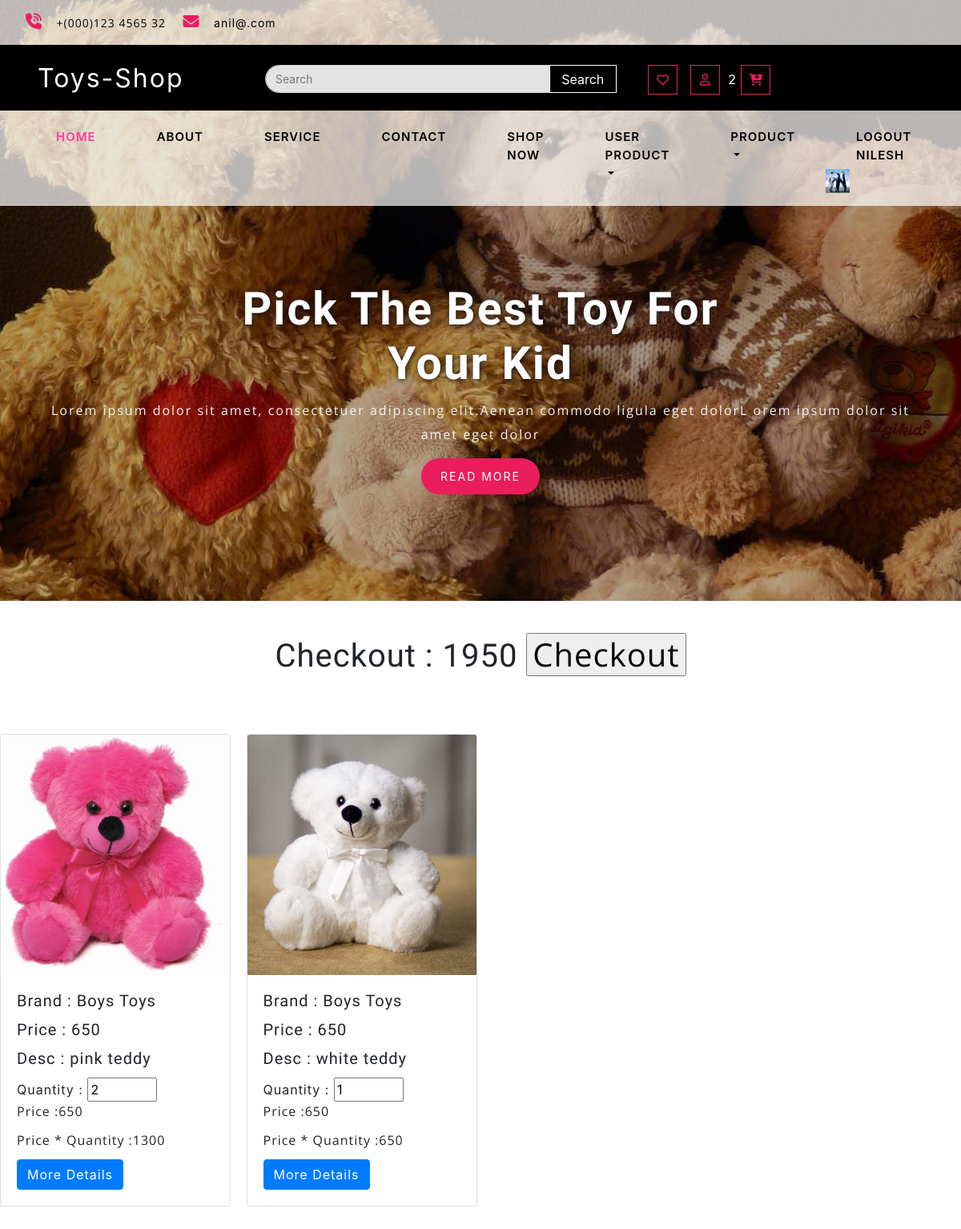
Screenshot of /mycart/ (signed in) with the database file from the repository.
### myapp/models.py (models this page shows, shortened)
class Register(models.Model):
	fname=models.CharField(max_length=100)
	lname=models.CharField(max_length=100)
	email=models.CharField(max_length=100)
	password=models.CharField(max_length=100)
	phone=models.CharField(max_length=100)
	address=models.TextField()
	status=models.CharField(max_length=100,default="inactive")
	usertype=models.CharField(max_length=100,default="user")
	image=models.ImageField(upload_to="image/",blank=True,null=True,default="")

class Cart(models.Model):
	user=models.ForeignKey(Register,on_delete=models.CASCADE)
	product=models.ForeignKey(Product,on_delete=models.CASCADE)
	date=models.DateTimeField(default=timezone.now)
	qty=models.IntegerField(default=1)
	price=models.IntegerField()
	total_price=models.IntegerField()

class Product(models.Model):
	BRANDS=(
			('Kids Toys','Kids Toys'),
			('Dolly','Dolly'),
			('Boys Toys','Boys Toys'),
			('Barbie','Barbie'),
		)
	saller=models.ForeignKey(Register,on_delete=models.CASCADE)
	product_brand=models.CharField(max_length=100,choices=BRANDS)
	product_price=models.IntegerField()
	product_desc=models.TextField()
	product_image=models.ImageField(upload_to="product_image",default="")

### myapp/views.py (the view)
# urls.py: path('mycart/',views.mycart,name='mycart'),
def mycart(request):
	net_price=0
	user=Register.objects.get(email=request.session['email'])
	carts=Cart.objects.filter(user=user)
	for i in carts:
		net_price=net_price+int(i.total_price)
	request.session['cart_count']=len(carts)
	return render(request,'mycart.html',{'carts':carts,'net_price':net_price})

### myapp/templates/mycart.html (shortened to what this page needs)
{% include 'hearder.html' %}
	<center>
		{% if carts %}
			<form name="Checkout" method="POST" action="{% url 'pay' %}">
					<h1>Checkout : {{net_price}}
					<input type="submit" name="action" value="Checkout" class="btn-btn-primary">
				</h1>
			</form>
		{% else %}
			<span> No Items In Cart </span>
		{% endif %}
		<br><br><br>
	</center>
<div class="row">
	{% for i in carts %}
	<div class="col-sm-3" style="margin-bottom: 100px">
		<div class="card" style="width: 18rem;">
			<img class="card-img-top" src="{{i.product.product_image.url}}" alt="Card image cap" width="450px" height="300px">
			<div class="card-body">
				<h5 class="card-title">Brand : {{i.product.product_brand}}</h5>
				<h5 class="card-title">Price : {{i.product.product_price}}</h5>
				<h5 class="card-title">Desc  : {{i.product.product_desc}}</h5>
				<form name="change_qty" method="POST" action="{% url 'change_qty' %}">
					Quantity :  <input type="number" name="qty" value="{{i.qty}}" min="1" max="10" onchange=
					"this.form.submit();">
				</form>
				<p class="card-title">Price :{{i.price}}</p>
				<p class="card-title">Price * Quantity :{{i.total_price}}</p>
				<a href="{% url 'user_details_product' pid=i.product.pk %}" class="btn btn-primary">More Details</a>
			</div>
		</div>
	</div>
	{% endfor %}
</div>

### myapp/templates/hearder.html (shortened to what this page needs)
{% load static %}
<!DOCTYPE html>
<html lang="zxx">
<head>
      <link href="{% static 'css/bootstrap.min.css' %}" rel="stylesheet" type="text/css" media="all">
      <link href="{% static 'css/fontawesome-all.min.css' %}" rel="stylesheet" type="text/css" media="all">
      <link rel="stylesheet" href="{% static 'css/flexslider.css' %}" type="text/css" media="all" />
      <link href="{% static 'css/JiSlider.html' %}" rel="stylesheet">
      <link rel="stylesheet" href="{% static 'css/shop.css' %}" type="text/css" />
      <link href="{% static 'css/style.css' %}" rel='stylesheet' type='text/css' media="all">
   </head>
   <body>
<body><link rel="stylesheet" href="{% static '../../../../../../assests/css/font-awesome.min.css' %}">
<div id="right-sidebar" class="right-sidebar-notifcations nav-collapse">
</div>
      <div class="header-outs" id="home">
         <div class="header-bar">
            <div class="info-top-grid">
               <div class="info-contact-agile">
                  <ul>
                     <li>
                        <span class="fas fa-phone-volume"></span>
                        <p>+(000)123 4565 32</p>
                     </li>
                     <li>
                        <span class="fas fa-envelope"></span>
                        <p><a href="mailto:info@example.com">anil@.com</a></p>
                     </li>
                  </ul>
               </div>
            </div>
            <div class="container-fluid">
               <div class="hedder-up row">
                  <div class="col-lg-3 col-md-3 logo-head">
                     <h1><a class="navbar-brand" href="{% url 'index' %}">Toys-Shop</a></h1>
                  </div>
                  <div class="col-lg-5 col-md-6 search-right">
                     <form class="form-inline my-lg-0" method="POST" action="{% url 'user_product_search' %}" name="user_product_search">
                        <input class="form-control mr-sm-2" type="search" placeholder="Search" name="product_brand">
                        <button class="btn" type="submit">Search</button>
                     </form>
                  </div>
                  <div class="col-lg-4 col-md-3 right-side-cart">
                     <div class="cart-icons">
                        <ul>
                          {%  if request.session.email %}
                             <li>
                                <a href="{% url 'mywishlist' %}">{{request.session.wishlist_count}}<span class="far fa-heart"></span></a>
                             </li>
                             <li>
                                <button type="button" data-toggle="modal" data-target="#exampleModal"> <span class="far fa-user"></span></button>
                             </li>
                             <li class="toyscart toyscart2 cart cart box_1">
                                <a href="{% url 'mycart' %}">{{request.session.cart_count}}<span class="fas fa-cart-arrow-down"></span></a>
                             </li>
                            {% endif %}
                        </ul>
                     </div>
                  </div>
               </div>
            </div>
            <nav class="navbar navbar-expand-lg navbar-light">
               <div class="collapse navbar-collapse justify-content-center" id="navbarSupportedContent">
                  <ul class="navbar-nav ">
                     <li class="nav-item active">
                        <a class="nav-link" href="{% url 'index' %}">Home <span class="sr-only">(current)</span></a>
                     </li>
                     <li class="nav-item">
                        <a href="{% url 'about' %}" class="nav-link">About</a>
                     </li>
                     <li class="nav-item">
                        <a href="{% url 'service' %}" class="nav-link">Service</a>
                     </li>
                     <li class="nav-item">
                        <a href="{% url 'contact' %}" class="nav-link">Contact</a>
                     </li>
                     {%  if request.session.email %}
                         <li class="nav-item">
                            <a href="{% url 'shop' %}" class="nav-link">Shop Now</a>
                         </li>
                         <li class="nav-item dropdown">
                        <a class="nav-link dropdown-toggle" href="#" id="navbarDropdown1" role="button" data-toggle="dropdown" aria-haspopup="true" aria-expanded="false">
                        user product
                        </a>
                     </li>
                         <li class="nav-item dropdown">
                            <a class="nav-link dropdown-toggle" href="#" id="navbarDropdown1" role="button" data-toggle="dropdown" aria-haspopup="true" aria-expanded="false">
                            Product
                            </a>
                         </li>
                         <li class="nav-item">
                            <a href="{% url 'logout' %}" class="nav-link">LogOut {{request.session.fname}}</a>
                            <img src="{{request.session.image}}" width="30px" height="30px">
                          </li>
                     {% endif %}
                  </ul>
               </div>
            </nav>
         </div>
         <div class="slider text-center">
            <div class="callbacks_container">
               <ul class="rslides" id="slider4">
                  <li>
                     <div class="slider-img one-img">
                        <div class="container">
                           <div class="slider-info ">
                              <h5>Pick The Best Toy For <br>Your Kid</h5>
                              <div class="bottom-info">
                                 <p>Lorem ipsum dolor sit amet, consectetuer adipiscing elit.Aenean commodo ligula eget dolorL orem ipsum dolor sit amet eget dolor</p>
                              </div>
                              <div class="outs_more-buttn">
                                 <a href="{% url 'about' %}">Read More</a>
                              </div>
                           </div>
                        </div>
                     </div>
                  </li>
               </ul>
            </div>
         </div>
      </div>

### myapp/static/css/shop.css (style rules this page uses)
.btn { display: inline-block; }

### myapp/templates/hearder.html (style rules this page uses)
* { box-sizing: border-box; font-family: -apple-system, BlinkMacSystemFont, "Segoe UI", Roboto, Oxygen-Sans, Ubuntu, Cantarell, "Helvetica Neue", sans-serif; }
#right-sidebar { width: 90px; position: fixed; height: 100%; z-index: 1000; right: 0px; top: 0; margin-top: 60px; -webkit-transition: all .5s ease-in-out; -moz-transition: all .5s ease-in-out; -o-transition: all .5s ease-in-out; transition: all .5s ease-in-out; overflow-y: auto; }

### rows the page displays
Register: session.fname "NILESH"
Cart: product.product_image (picture), product.product_brand "Boys Toys", product.product_price "650", product.product_desc "pink teddy", qty "2", price "650", total_price "1300"
Cart: product.product_image (picture), product.product_brand "Boys Toys", product.product_price "650", product.product_desc "white teddy", qty "1", price "650", total_price "650"

### other values shown
{{ request.session.cart_count }} "2"
{{ net_price }} "1950"
